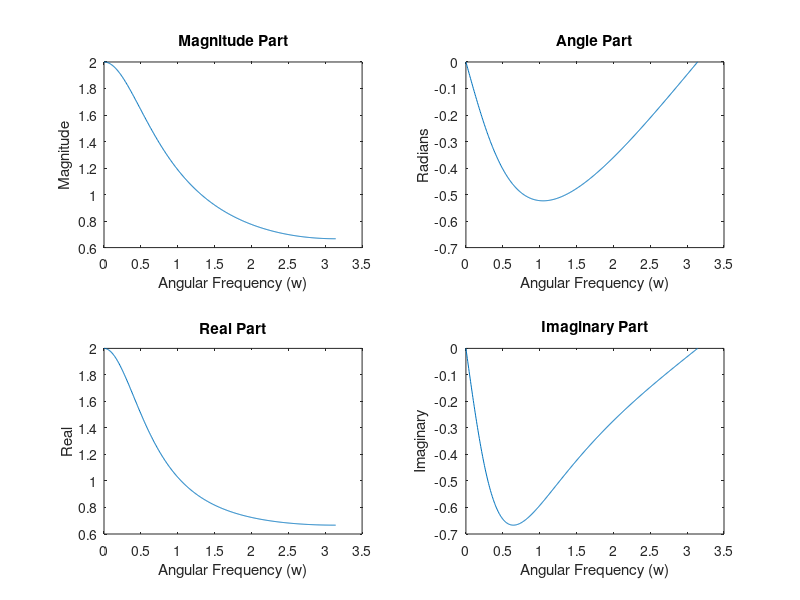

This figure's MATLAB source:
v = (0:1:500) * pi/500 % axis divided into 501 points
X = exp(j*v) ./ (exp(j*v) - 0.5)

subplot(2,2,1);
plot(v, abs(X));
title('Magnitude Part');
xlabel('Angular Frequency (w)');
ylabel('Magnitude');

subplot(2,2,2)
plot(v, angle(X))
title('Angle Part');
xlabel('Angular Frequency (w)');
ylabel('Radians');

subplot(2,2,3)
plot(v, real(X))
title('Real Part');
xlabel('Angular Frequency (w)');
ylabel('Real');

subplot(2,2,4)
plot(v, imag(X))
title('Imaginary Part');
xlabel('Angular Frequency (w)');
ylabel('Imaginary');
